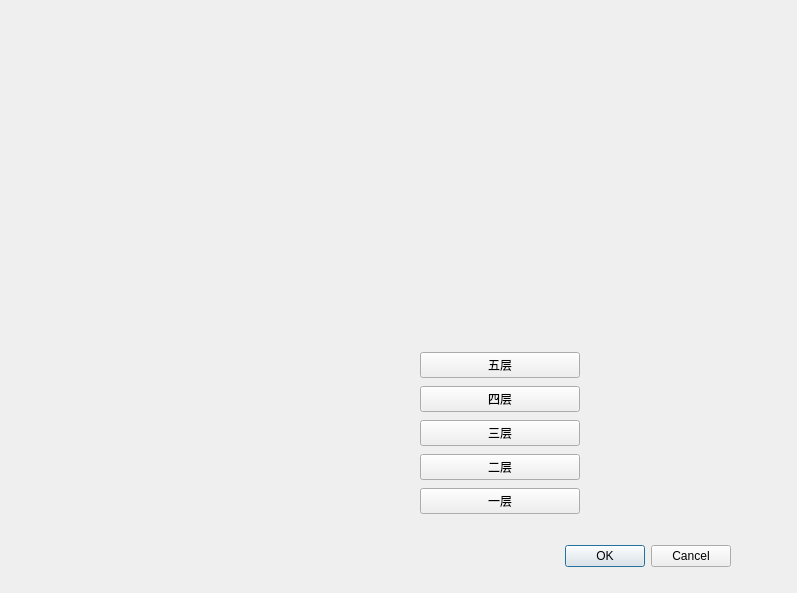
<?xml version="1.0" encoding="UTF-8"?>
<ui version="4.0">
 <class>DialogLib</class>
 <widget class="QDialog" name="DialogLib">
  <property name="geometry">
   <rect>
    <x>0</x>
    <y>0</y>
    <width>797</width>
    <height>593</height>
   </rect>
  </property>
  <property name="windowTitle">
   <string>Dialog</string>
  </property>
  <widget class="QLabel" name="label3">
   <property name="geometry">
    <rect>
     <x>-10</x>
     <y>10</y>
     <width>421</width>
     <height>321</height>
    </rect>
   </property>
   <property name="text">
    <string>a</string>
   </property>
  </widget>
  <widget class="QDialogButtonBox" name="buttonBox">
   <property name="geometry">
    <rect>
     <x>390</x>
     <y>540</y>
     <width>341</width>
     <height>32</height>
    </rect>
   </property>
   <property name="orientation">
    <enum>Qt::Horizontal</enum>
   </property>
   <property name="standardButtons">
    <set>QDialogButtonBox::Cancel|QDialogButtonBox::Ok</set>
   </property>
  </widget>
  <widget class="QLabel" name="label">
   <property name="geometry">
    <rect>
     <x>440</x>
     <y>40</y>
     <width>311</width>
     <height>241</height>
    </rect>
   </property>
   <property name="text">
    <string/>
   </property>
  </widget>
  <widget class="QWidget" name="verticalLayoutWidget">
   <property name="geometry">
    <rect>
     <x>420</x>
     <y>350</y>
     <width>160</width>
     <height>166</height>
    </rect>
   </property>
   <layout class="QVBoxLayout" name="verticalLayout">
    <item>
     <widget class="QPushButton" name="floor5Btn">
      <property name="text">
       <string>五层</string>
      </property>
     </widget>
    </item>
    <item>
     <widget class="QPushButton" name="floor4Btn">
      <property name="text">
       <string>四层</string>
      </property>
     </widget>
    </item>
    <item>
     <widget class="QPushButton" name="floor3Btn">
      <property name="text">
       <string>三层</string>
      </property>
     </widget>
    </item>
    <item>
     <widget class="QPushButton" name="floor2Btn">
      <property name="text">
       <string>二层</string>
      </property>
     </widget>
    </item>
    <item>
     <widget class="QPushButton" name="floor1Btn">
      <property name="text">
       <string>一层</string>
      </property>
     </widget>
    </item>
   </layout>
  </widget>
  <widget class="QWidget" name="verticalLayoutWidget_2">
   <property name="geometry">
    <rect>
     <x>40</x>
     <y>60</y>
     <width>311</width>
     <height>191</height>
    </rect>
   </property>
   <layout class="QVBoxLayout" name="verticalLayout_2">
    <item>
     <widget class="QLabel" name="label4">
      <property name="text">
       <string/>
      </property>
     </widget>
    </item>
    <item>
     <widget class="QLabel" name="label5">
      <property name="text">
       <string/>
      </property>
     </widget>
    </item>
    <item>
     <widget class="QLabel" name="label6">
      <property name="text">
       <string/>
      </property>
     </widget>
    </item>
    <item>
     <widget class="QLabel" name="label7">
      <property name="text">
       <string/>
      </property>
     </widget>
    </item>
    <item>
     <widget class="QLabel" name="label8">
      <property name="text">
       <string/>
      </property>
     </widget>
    </item>
   </layout>
  </widget>
 </widget>
 <resources/>
 <connections/>
</ui>
